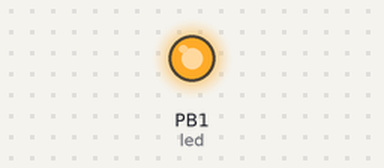
The sketch below on a simulated ATtiny85, built with avr-gcc and run on an emulated ATtiny85. Shown: output pins drawn as LEDs (lit = HIGH). Random numbers use the default seed unless the sketch sets one.

Above: at 0.2 s.
At 2.7 s:
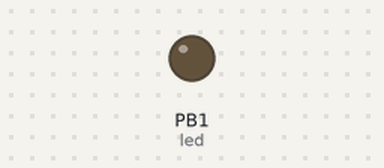
Timing chart, 0 to 6.5 s (numbered marks = the images above):
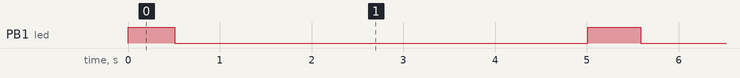

The sketch:

TargetDisplay.ino
```cpp
/*
  gr: for OSX remember, use USB hub as macbook usb3 doesn't
  like arduinos and needs to be downgraded

  for digispark, need to change programmer to micronucleaus
 */


#include "DigiKeyboard.h"

int led = 1;  // Change to pin 1 for MODEL A

int LedDuration = 500;
int PrintDelay = 5000;

String RandomStrings[] = { "simon smells!", "bum!", "fart!", "pants!", "http://www.massiveboobs.com/yourmum.mp4" };

void setup() {
  pinMode(led, OUTPUT);
  DigiKeyboard.update();
}

void WriteString(String s)
{
  for ( int i=0;  i<s.length(); i++ )
  {
    DigiKeyboard.write(s[i]);
  }
}

void loop() {
  digitalWrite(led, 1);
  int RandomIndex = rand() % ( sizeof(RandomStrings)/sizeof(RandomStrings[0]) );
  WriteString( RandomStrings[RandomIndex] );
  delay(LedDuration);
  digitalWrite(led, 0);

  delay(PrintDelay - LedDuration);
}
```

Measured:
- by itself, PB1 (led): alternates HIGH for 0.51 s and LOW for 4.5 s
